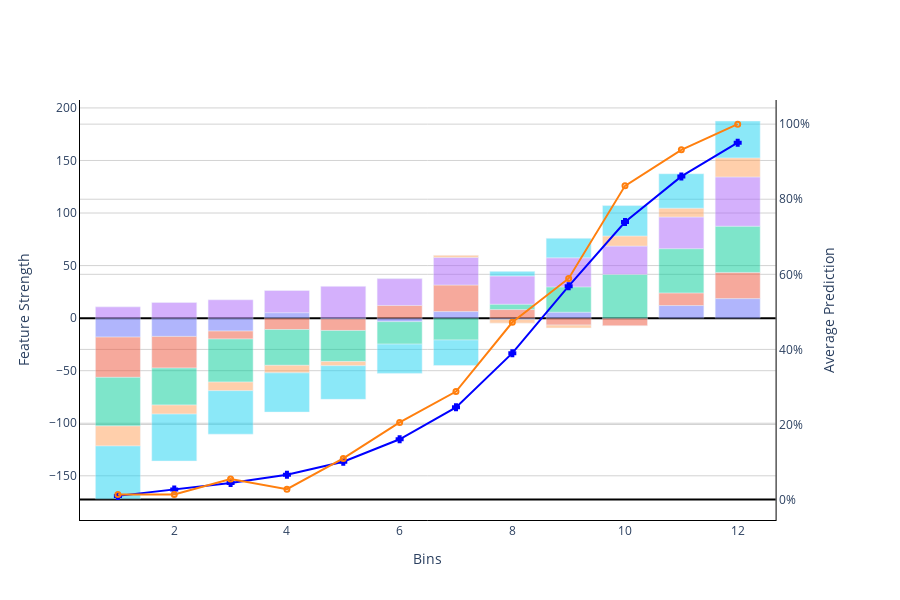

This figure's notebook cell:
### Code cell
# plot lift chart with overlaid prediction explanations
plot_prediction_explanations_and_lift_chart(melted, project_id, showlegend=False, max_features=6, bins=12)

### Figure 1 — Plotly figure (JSON) as saved in the notebook; plotly's stock layout.template omitted (floating-point values rounded to 4 significant figures)
{"data": [{"line": {"color": "blue", "width": 2}, "marker": {"color": "blue", "line": {"color": "blue", "width": 2}, "size": 5, "symbol": "cross-open"}, "mode": "lines+markers", "name": "Predictions", "type": "scatter", "x": [1, 2, 3, 4, 5, 6, 7, 8, 9, 10, 11, 12], "xaxis": "x", "y": [0.009951, 0.02723, 0.04431, 0.06636, 0.1009, 0.1607, 0.2457, 0.3901, 0.5683, 0.7391, 0.8608, 0.9505], "yaxis": "y2"}, {"line": {"color": "#ff7f0e", "width": 2}, "marker": {"color": "#ff7f0e", "line": {"color": "#ff7f0e", "width": 2}, "size": 5, "symbol": "circle-open"}, "mode": "lines+markers", "name": "Actuals", "type": "scatter", "x": [1, 2, 3, 4, 5, 6, 7, 8, 9, 10, 11, 12], "xaxis": "x", "y": [0.0137, 0.0137, 0.05479, 0.02778, 0.1096, 0.2055, 0.2877, 0.4722, 0.589, 0.8356, 0.9315, 1], "yaxis": "y2"}, {"customdata": [[24, -18.02, "Contract_Duration"], [24, -17.38, "Contract_Duration"], [24, -12.27, "Contract_Duration"], [24, -3.335, "Contract_Duration"], [24, -1.216, "Contract_Duration"], [12, -0.7811, "Contract_Duration"], [24, -0.1426, "Contract_Duration"], [12, 5.168, "Contract_Duration"], [12, 5.604, "Contract_Duration"], [12, 6.242, "Contract_Duration"], [12, 11.99, "Contract_Duration"], [12, 18.58, "Contract_Duration"]], "hoverlabel": {"bgcolor": "white", "font": {"family": "Rockwell", "size": 16}, "namelength": -1}, "hovertemplate": "<br>Bin</b>: %{x}<br>Feature</b>: %{customdata[2]}<br>Strength</b>: %{y: .2}<br>Median Value</b>: %{customdata[0]: .3}<extra></extra>", "marker": {"color": "#636EFA"}, "name": "Contract_Duration", "opacity": 0.5, "type": "bar", "x": [1, 2, 3, 6, 8, 5, 10, 4, 9, 7, 11, 12], "y": [-18.02, -17.38, -12.27, -3.335, -1.216, -0.7811, -0.1426, 5.168, 5.604, 6.242, 11.99, 18.58]}, {"customdata": [["Rosa Groves", -38.32, "Customer_Succes_Manager"], ["Stevie Prieto", -30.08, "Customer_Succes_Manager"], ["Eusebio Lutz", -10.94, "Customer_Succes_Manager"], ["Gilda Stevens", -10.8, "Customer_Succes_Manager"], ["Gregory Hammer", -7.539, "Customer_Succes_Manager"], ["Junior Large", -7.185, "Customer_Succes_Manager"], ["Rosa Groves", -6.558, "Customer_Succes_Manager"], ["Hillary Cuellar", 8.159, "Customer_Succes_Manager"], ["Isaac Sonnier", 11.98, "Customer_Succes_Manager"], ["Kayla Dobbins", 12.07, "Customer_Succes_Manager"], ["Kira Sharpe", 24.9, "Customer_Succes_Manager"], ["Hillary Cuellar", 25.23, "Customer_Succes_Manager"]], "hoverlabel": {"bgcolor": "white", "font": {"family": "Rockwell", "size": 16}, "namelength": -1}, "hovertemplate": "<br>Bin</b>: %{x}<br>Feature</b>: %{customdata[2]}<br>Strength</b>: %{y: .2}<br>Most Frequent Value</b>: %{customdata[0]}<extra></extra>", "marker": {"color": "#EF553B"}, "name": "Customer_Succes_Manager", "opacity": 0.5, "type": "bar", "x": [1, 2, 5, 4, 3, 10, 9, 8, 11, 6, 12, 7], "y": [-38.32, -30.08, -10.94, -10.8, -7.539, -7.185, -6.558, 8.159, 11.98, 12.07, 24.9, 25.23]}, {"customdata": [[2, -46.28, "Customers[Products_Purchased] (5 years unique count)"], [2, -40.99, "Customers[Products_Purchased] (5 years unique count)"], [2, -35.18, "Customers[Products_Purchased] (5 years unique count)"], [2, -34.08, "Customers[Products_Purchased] (5 years unique count)"], [2, -29.49, "Customers[Products_Purchased] (5 years unique count)"], [2, -21.38, "Customers[Products_Purchased] (5 years unique count)"], [2, -20.77, "Customers[Products_Purchased] (5 years unique count)"], [0, 5.03, "Customers[Products_Purchased] (5 years unique count)"], [0, 24.13, "Customers[Products_Purchased] (5 years unique count)"], [0, 41.55, "Customers[Products_Purchased] (5 years unique count)"], [0, 42.12, "Customers[Products_Purchased] (5 years unique count)"], [0, 43.95, "Customers[Products_Purchased] (5 years unique count)"]], "hoverlabel": {"bgcolor": "white", "font": {"family": "Rockwell", "size": 16}, "namelength": -1}, "hovertemplate": "<br>Bin</b>: %{x}<br>Feature</b>: %{customdata[2]}<br>Strength</b>: %{y: .2}<br>Median Value</b>: %{customdata[0]: .3}<extra></extra>", "marker": {"color": "#00CC96"}, "name": "Customers[Products_Purchased] (5 years unique count)", "opacity": 0.5, "type": "bar", "x": [1, 3, 2, 4, 5, 6, 7, 8, 9, 10, 11, 12], "y": [-46.28, -40.99, -35.18, -34.08, -29.49, -21.38, -20.77, 5.03, 24.13, 41.55, 42.12, 43.95]}, {"customdata": [[12, 10.72, "Product_Usage (180 days count)"], [10, 14.96, "Product_Usage (180 days count)"], [12, 17.48, "Product_Usage (180 days count)"], [10, 21.18, "Product_Usage (180 days count)"], [9, 25.53, "Product_Usage (180 days count)"], [9, 26.29, "Product_Usage (180 days count)"], [10, 26.88, "Product_Usage (180 days count)"], [10, 26.97, "Product_Usage (180 days count)"], [9, 27.64, "Product_Usage (180 days count)"], [9, 30.1, "Product_Usage (180 days count)"], [9, 30.33, "Product_Usage (180 days count)"], [6, 46.89, "Product_Usage (180 days count)"]], "hoverlabel": {"bgcolor": "white", "font": {"family": "Rockwell", "size": 16}, "namelength": -1}, "hovertemplate": "<br>Bin</b>: %{x}<br>Feature</b>: %{customdata[2]}<br>Strength</b>: %{y: .2}<br>Median Value</b>: %{customdata[0]: .3}<extra></extra>", "marker": {"color": "#AB63FA"}, "name": "Product_Usage (180 days count)", "opacity": 0.5, "type": "bar", "x": [1, 2, 3, 4, 6, 7, 8, 10, 9, 11, 5, 12], "y": [10.72, 14.96, 17.48, 21.18, 25.53, 26.29, 26.88, 26.97, 27.64, 30.1, 30.33, 46.89]}, {"customdata": [["OH", -19.0, "State"], ["TX", -8.621, "State"], ["TX", -8.188, "State"], ["TX", -7.172, "State"], ["IL", -4.037, "State"], ["OH", -3.537, "State"], ["OH", -2.873, "State"], ["NY", 0.1777, "State"], ["CA", 2.072, "State"], ["NY", 8.413, "State"], ["CA", 9.614, "State"], ["NJ", 18.14, "State"]], "hoverlabel": {"bgcolor": "white", "font": {"family": "Rockwell", "size": 16}, "namelength": -1}, "hovertemplate": "<br>Bin</b>: %{x}<br>Feature</b>: %{customdata[2]}<br>Strength</b>: %{y: .2}<br>Most Frequent Value</b>: %{customdata[0]}<extra></extra>", "marker": {"color": "#FFA15A"}, "name": "State", "opacity": 0.5, "type": "bar", "x": [1, 2, 3, 4, 5, 8, 9, 6, 7, 11, 10, 12], "y": [-19.0, -8.621, -8.188, -7.172, -4.037, -3.537, -2.873, 0.1777, 2.072, 8.413, 9.614, 18.14]}, {"customdata": [[3287, -50.46, "duration(Renewal_Date, Customer_Since_Date)"], [3287, -44.72, "duration(Renewal_Date, Customer_Since_Date)"], [3287, -41.43, "duration(Renewal_Date, Customer_Since_Date)"], [2922, -37.35, "duration(Renewal_Date, Customer_Since_Date)"], [2922, -32.04, "duration(Renewal_Date, Customer_Since_Date)"], [2922, -27.86, "duration(Renewal_Date, Customer_Since_Date)"], [2557, -24.29, "duration(Renewal_Date, Customer_Since_Date)"], [1096, 4.438, "duration(Renewal_Date, Customer_Since_Date)"], [730, 18.61, "duration(Renewal_Date, Customer_Since_Date)"], [730, 28.96, "duration(Renewal_Date, Customer_Since_Date)"], [365, 32.81, "duration(Renewal_Date, Customer_Since_Date)"], [365, 35.11, "duration(Renewal_Date, Customer_Since_Date)"]], "hoverlabel": {"bgcolor": "white", "font": {"family": "Rockwell", "size": 16}, "namelength": -1}, "hovertemplate": "<br>Bin</b>: %{x}<br>Feature</b>: %{customdata[2]}<br>Strength</b>: %{y: .2}<br>Median Value</b>: %{customdata[0]: .3}<extra></extra>", "marker": {"color": "#19D3F3"}, "name": "duration(Renewal_Date, Customer_Since_Date)", "opacity": 0.5, "type": "bar", "x": [1, 2, 3, 4, 5, 6, 7, 8, 9, 10, 11, 12], "y": [-50.46, -44.72, -41.43, -37.35, -32.04, -27.86, -24.29, 4.438, 18.61, 28.96, 32.81, 35.11]}], "layout": {"barmode": "relative", "height": 600, "hoverlabel": {"bgcolor": "white", "font": {"family": "Rockwell", "size": 16}, "namelength": -1}, "legend": {"bgcolor": "rgba(255, 255, 255, 0)", "bordercolor": "rgba(255, 255, 255, 0)", "title": {"text": "Features: "}, "x": 1.1, "xanchor": "left", "y": 1, "yanchor": "top"}, "plot_bgcolor": "rgba(0,0,0,0)", "showlegend": false, "title": {"x": 0.5, "xanchor": "center", "y": 0.9, "yanchor": "top"}, "xaxis": {"anchor": "y", "domain": [0, 0.94], "linecolor": "black", "linewidth": 1, "showline": true, "title": {"text": "Bins"}}, "yaxis": {"anchor": "x", "domain": [0, 1], "gridcolor": "lightgray", "gridwidth": 1, "linecolor": "black", "linewidth": 1, "showgrid": true, "showline": true, "title": {"text": "Feature Strength"}, "zeroline": true, "zerolinecolor": "black", "zerolinewidth": 2}, "yaxis2": {"anchor": "x", "gridcolor": "lightgray", "gridwidth": 1, "linecolor": "black", "linewidth": 1, "overlaying": "y", "showgrid": true, "showline": true, "side": "right", "tickformat": ",.0%", "title": {"text": "Average Prediction"}, "zeroline": true, "zerolinecolor": "black", "zerolinewidth": 2}}}
